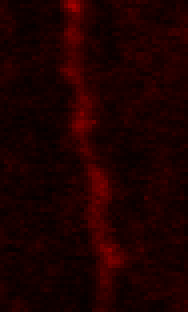
#> input picture data-processed/crops/mut/Image11-002-.tif, 47 x 78 px (shown 4 times larger); its folder holds 4 pictures in this run
$ jupyter execute --allow-errors 'measure border fluorescence in mutant.ipynb'   (shell and % lines are left out)   (Python 2 division)
#> lines starting #> are read from the running program, lines starting #| are printed output that depends on the picture
[cell 1]
import numpy as np
import pandas as pd
import seaborn as sns
import matplotlib
import matplotlib.pyplot as plt

from skimage import io
from glob import glob

[cell 2]
mut_crop_dir = "../data-processed/crops/mut/"

imgs = sorted(glob(mut_crop_dir+"Image*.tif"))

[cell 3]
imarrayRG = io.imread(imgs[-1])
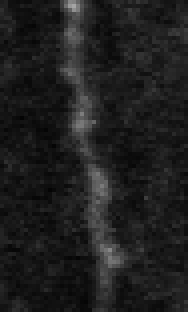
#> imarrayRG: shape (78, 47) (shown 4 times larger); min 4, max 165, mean 30.5

print("dtype:{}, shape:{}, min:{}, max:{}".format(
    imarrayRG.dtype, imarrayRG.shape, imarrayRG.min(), imarrayRG.max()))
#| dtype:uint8, shape:(78, 47), min:4, max:165
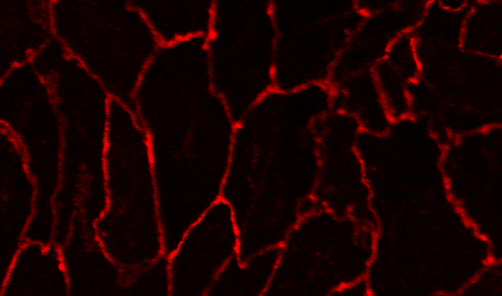
#> input picture data-processed/crops/mut/Image10-1+.tif, 502 x 296 px

color = 'Reds'
name = 'VE-Cad'


#> (the rest of this cell did not finish here and is left out)

[cell 4]
from skimage.filters import threshold_otsu, threshold_local

#> (the rest of this cell did not finish here and is left out)

[cell 5]
from skimage.filters import threshold_li

#> (the rest of this cell did not finish here and is left out)

[cell 6]
from skimage.morphology import binary_closing, erosion, opening

#> (the rest of this cell did not finish here and is left out)

[cell 7]
otsu_vals = []
li_vals = []
opened_results = []
img_arrays = []

otsu_means = []
li_means = []
opened_means = []
is_p120 = []
n = []

#> (the rest of this cell did not finish here and is left out)
